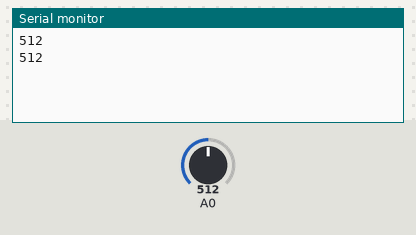
Recording of a sketch running on a simulated Arduino Uno, built with avr-gcc and run on an emulated ATmega328P. Parts: the last lines printed to the serial monitor. The test bench sets the inputs (shaded band); at power-on: A0 = 512.

Above: at 2.3 s.
2.4 s: A0 set to 523
At 3.6 s:
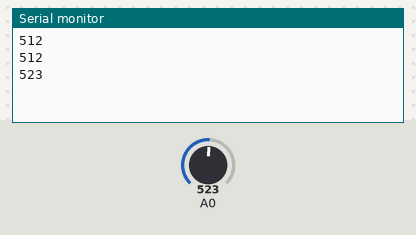
4.5 s: A0 set to 544
At 4.9 s:
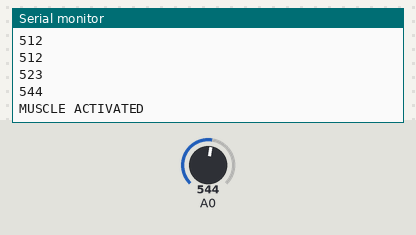
Timing chart, 0 to 7.5 s (numbered marks = the images above; inputs shaded):
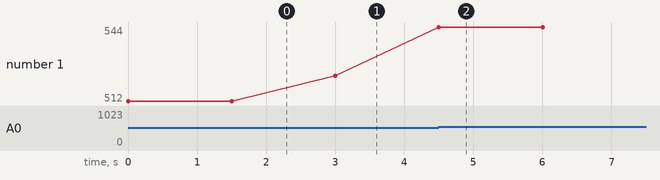

Measured:
- the behaviour switches between 530 and 531 on A0 (found by bisection; images 1 and 2)
- after the input at 2.4 s, the serial monitor: prints a new line after 0.60 s (image 1)
- after the input at 4.5 s, the serial monitor: prints a new line at once (image 2)
- plotted number 1: 512 → 523 after the input at 2.4 s, 523 → 544 after the input at 4.5 s

The sketch:

sketch_mar31a.ino
```cpp
// int pushbutton = 2;

// void setup() {
//   pinMode(pushbutton, INPUT_PULLUP);
//   Serial.begin(9600);
// }

// void loop() {
//   if (digitalRead(pushbutton) == LOW) {
//     Serial.println("SPACE");
//     delay(300);
//   }
// }

const int threshold = 530; // Defina um limiar de teste (ajustar após testes)
int ecgValue = 0;

void setup() {
  Serial.begin(9600);
}

void loop() {
  ecgValue = analogRead(A0);
  Serial.println(ecgValue);

  if (ecgValue > threshold) {
    Serial.println("MUSCLE ACTIVATED");
  }

  delay(1500);
}
```
